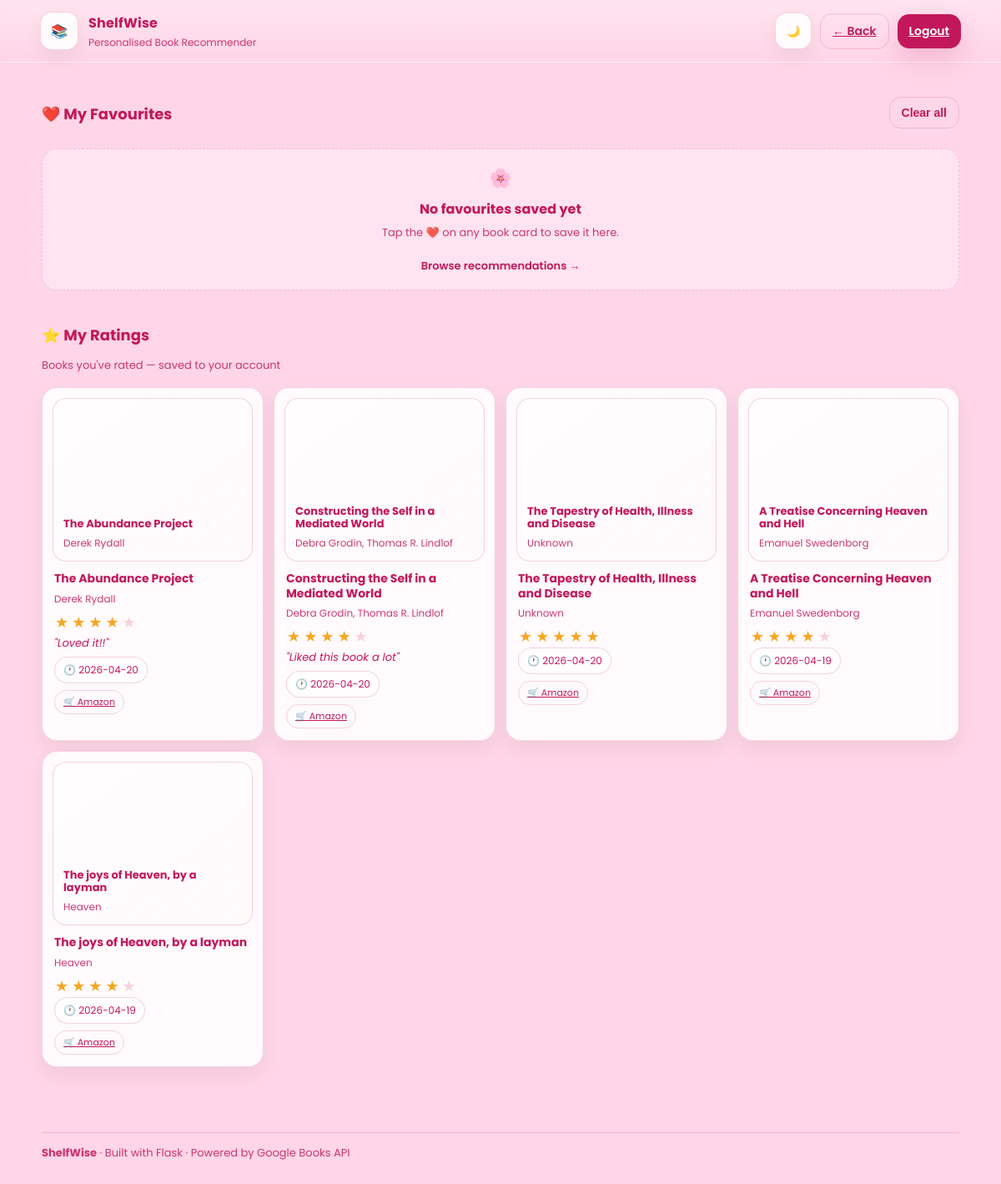
Screenshot of /favourites (signed in) with the database file from the repository.
### tables this page shows
CREATE TABLE user_ratings (
            id INTEGER PRIMARY KEY AUTOINCREMENT,
            user_id INTEGER NOT NULL,
            isbn TEXT NOT NULL,
            book_title TEXT NOT NULL,
            book_author TEXT NOT NULL,
            rating INTEGER NOT NULL,
            rated_at TEXT NOT NULL,
            UNIQUE(user_id, isbn)
        );

CREATE TABLE user_reviews (
            id INTEGER PRIMARY KEY AUTOINCREMENT,
            user_id INTEGER NOT NULL,
            isbn TEXT NOT NULL,
            book_title TEXT NOT NULL,
            book_author TEXT NOT NULL,
            review TEXT NOT NULL,
            created_at TEXT NOT NULL,
            UNIQUE(user_id, isbn)
        );

### app.py (the view)
@app.route("/favourites")
@login_required
def favourites():
    user_id = session["user_id"]
    conn = get_db()
    rated = conn.execute("SELECT isbn, book_title, book_author, rating, rated_at FROM user_ratings WHERE user_id=? ORDER BY rated_at DESC", (user_id,)).fetchall()
    reviews = {r["isbn"]: r["review"] for r in conn.execute("SELECT isbn, review FROM user_reviews WHERE user_id=?", (user_id,)).fetchall()}
    conn.close()
    books = []
    for row in rated:
        buy_link = "https://www.amazon.co.uk/s?k=" + requests.utils.quote(f"{row['book_title']} {row['book_author']}")
        books.append({
            "isbn": row["isbn"],
            "title": row["book_title"],
            "author": row["book_author"],
            "rating": row["rating"],
            "rated_at": row["rated_at"][:10],
            "review": reviews.get(row["isbn"], ""),
            "buy_link": buy_link,
        })
    return render_template("favourites.html",
        user_name=session.get("user_name", "there"),
        user_email=session.get("user_email", ""),
        books=books)

### app.py (called while the page is built)
def get_db():
    conn = sqlite3.connect(DB_PATH)
    conn.row_factory = sqlite3.Row
    return conn

@app.before_request
def setup():
    init_db()

def login_required(f):
    @wraps(f)
    def wrapper(*args, **kwargs):
        if "user_id" not in session:
            flash("Please log in first.", "error")
            return redirect(url_for("login"))
        return f(*args, **kwargs)
    return wrapper

### templates/favourites.html (shortened to what this page needs)
<!doctype html>
<html lang="en" data-theme="pink">
<head>
<link rel="stylesheet" href="{{ url_for('static', filename='style.css') }}">
</head>
<body class="app-page">
<header class="topbar">
  <div class="brand">
    <div class="brand-mark">📚</div>
    <div class="brand-text">
      <div class="brand-title">ShelfWise</div>
      <div class="brand-subtitle">Personalised Book Recommender</div>
    </div>
  </div>
  <div class="topbar-actions">
    <button class="icon-btn" id="themeToggle" aria-label="Toggle theme"><span class="icon">🌙</span></button>
    <a class="btn btn-ghost btn-small" href="{{ url_for('dashboard') }}">← Back</a>
    <a class="btn btn-small" href="{{ url_for('logout') }}">Logout</a>
  </div>
</header>
<main class="container">
  <section class="results">
    <div class="results-head">
      <h2 class="section-title">❤️ My Favourites</h2>
      <button class="btn btn-ghost btn-small" id="clearBtn">Clear all</button>
    </div>
    <div class="empty-state" id="emptyState" style="display:none;">
      <div class="empty-ico">🌸</div>
      <div class="empty-title">No favourites saved yet</div>
      <div class="empty-sub">
        Tap the ❤️ on any book card to save it here.<br><br>
        <a class="auth-link" href="{{ url_for('dashboard') }}">Browse recommendations →</a>
      </div>
    </div>
    {% if books %}
    <div style="margin-top: 40px;">
      <h2 class="section-title">⭐ My Ratings</h2>
      <p class="muted" style="margin-bottom: 16px;">Books you've rated — saved to your account</p>
      <div class="book-grid">
        {% for b in books %}
        <article class="book-card">
          <div class="cover-wrap">
            {% if b.cover_url %}
              <img class="cover-img" src="{{ b.cover_url }}" alt="{{ b.title }}" loading="lazy"/>
            {% else %}
              <div class="cover">
                <div class="cover-title">{{ b.title }}</div>
                <div class="cover-author">{{ b.author }}</div>
              </div>
            {% endif %}
          </div>
          <div class="book-meta">
            <h3 class="book-title">{{ b.title }}</h3>
            <p class="book-author">{{ b.author }}</p>
            <div class="star-row static">
              {% for i in range(1,6) %}
                <span class="star-btn {% if i <= b.rating %}filled{% endif %}">★</span>
              {% endfor %}
            </div>
            {% if b.review %}<p class="review-text">"{{ b.review }}"</p>{% endif %}
            <div class="book-stats"><span class="stat muted">🕐 {{ b.rated_at }}</span></div>
            <div class="card-actions">
              {% if b.buy_link %}
                <a class="card-btn buy-btn" href="{{ b.buy_link }}" target="_blank" rel="noopener">🛒 Amazon</a>
              {% endif %}
            </div>
          </div>
        </article>
        {% endfor %}
      </div>
    </div>
    {% endif %}
  </section>
</main>
<footer class="footer">
  <div class="footer-inner">
<div class="footer-left"><b>ShelfWise</b> · Built with Flask · Powered by Google Books API</div>  </div>
</footer>
</body>
</html>

### rows the page displays
user_ratings: title "The Abundance Project", author "Derek Rydall", title "The Abundance Project", author "Derek Rydall"
user_reviews: review "Loved it!!"
user_ratings: title "Constructing the Self in a Mediated World", author "Debra Grodin, Thomas R. Lindlof", title "Constructing the Self in a Mediated World", author "Debra Grodin, Thomas R. Lindlof"
user_reviews: review "Liked this book a lot"
user_ratings: title "The Tapestry of Health, Illness and Disease", author "Unknown", rated_at "2026-04-20"
user_ratings: title "A Treatise Concerning Heaven and Hell", author "Emanuel Swedenborg", rated_at "2026-04-19"
user_ratings: title "The joys of Heaven, by a layman", author "Heaven", rated_at "2026-04-19"

### other values shown
{{ b.rated_at }} "2026-04-20" "2026-04-20"
